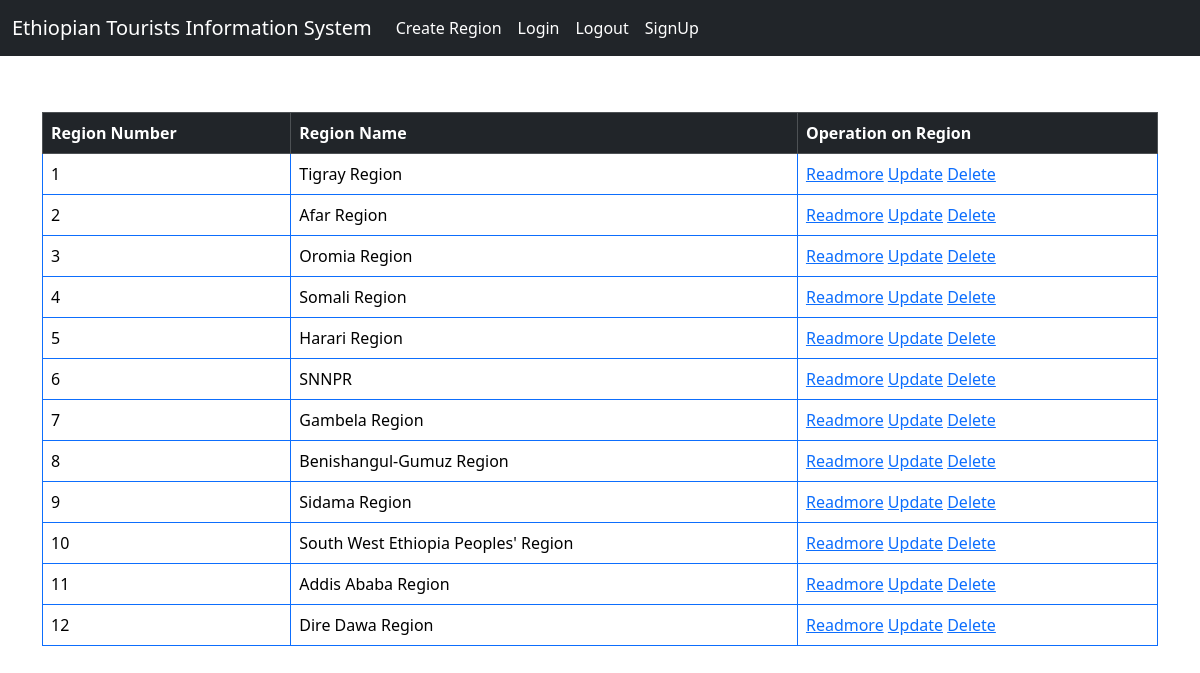
/home/, run on the app's committed database.
### tourist_info/models.py (models this page shows, shortened)
class TouristInfo(models.Model):
    region_number=models.PositiveSmallIntegerField()
    region_name=models.CharField(max_length=200)
    capital_city=models.CharField(max_length=200)
    map=models.ImageField(upload_to='map')
    telephone=models.PositiveBigIntegerField()
    email=models.EmailField()
    website=models.URLField()

### tourist_info/views.py (the view)
# urls.py: path('home/', views.home, name='home'), #127.0.0.1:8000/home/
def home(request):
    all_regions=TouristInfo.objects.all()
    context={'all_regions' : all_regions}
    return render(request, 'home.html', context=context)

### tourist_info/templates/home.html (shortened to what this page needs)
{% extends 'base.html'%}
{%block content%}
<div class="container">
    <table class="table table-bordered border-primary">
      <thead class="table-dark">
        <tr>
          <th scope="col">Region Number</th>
          <th scope="col">Region Name</th>
          <th scope="col">Operation on Region</th>
        </tr>
      </thead>
      <tbody>
        {%for region in all_regions%}
        <tr>
          <td>{{region.region_number}}</td>
          <td>{{region.region_name}}</td>
          <td><a href="{%url 'read_more' region.id%}">Readmore</a>
              <a href="{%url 'update_region' region.id%}">Update</a>
              <a href="{%url 'delete_region' region.id%}">Delete</a>
          </td>
        </tr>
        {%endfor%}
      </tbody>
    </table>
  </div>
{%endblock content%}

### templates/base.html (shortened to what this page needs)
<!DOCTYPE html>
<html lang="en">
<head>
  <link href="https://cdn.jsdelivr.net/npm/bootstrap@5.3.3/dist/css/bootstrap.min.css" rel="stylesheet">
</head>
<body>
  <nav class="navbar navbar-expand-lg navbar-dark bg-dark">
    <div class="container-fluid">
      <a class="navbar-brand" href="{% url 'home' %}">Ethiopian Tourists Information System</a>
      <div class="collapse navbar-collapse" id="navbarSupportedContent">
        <ul class="navbar-nav me-auto mb-2 mb-lg-0">
          <li class="nav-item">
            <a class="nav-link active" aria-current="page" href="{% url "create_region" %}">Create Region</a>
          </li>
   <li class="nav-item">
        <a class="nav-link active" aria-current="page" href="{%url 'login'%}">Login</a>
    </li>
    <li class="nav-item">
      <a class="nav-link active" aria-current="page" href="{%url 'logout_user'%}">Logout</a>
    </li>
    <li class="nav-item">
        <a class="nav-link active" aria-current="page" href="{% url "register_user" %}">SignUp</a>
    </li>
        </ul>
      </div>
    </div>
  </nav>
  <br>
  <br>
{%block content%}
{%endblock content%}
</body>
</html>

### data on the page
TouristInfo: region_number "1", region_name "Tigray Region"
TouristInfo: region_number "2", region_name "Afar Region"
TouristInfo: region_number "3", region_name "Oromia Region"
TouristInfo: region_number "4", region_name "Somali Region"
TouristInfo: region_number "5", region_name "Harari Region"
TouristInfo: region_number "6", region_name "SNNPR"
TouristInfo: region_number "7", region_name "Gambela Region"
TouristInfo: region_number "8", region_name "Benishangul-Gumuz Region"
TouristInfo: region_number "9", region_name "Sidama Region"
TouristInfo: region_number "10", region_name "South West Ethiopia Peoples' Region"
TouristInfo: region_number "11", region_name "Addis Ababa Region"
TouristInfo: region_number "12", region_name "Dire Dawa Region"
